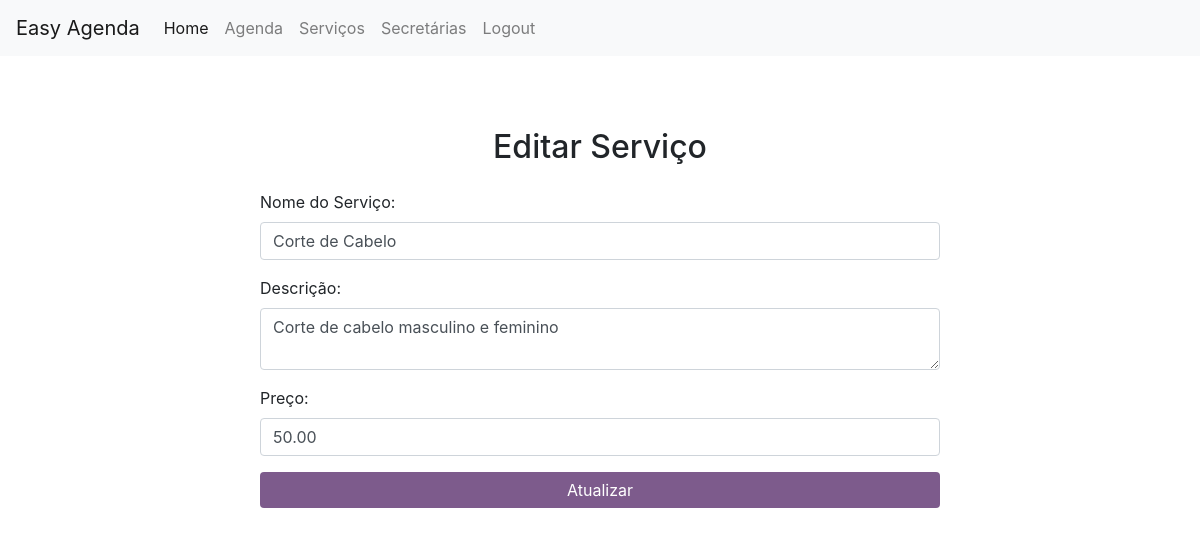
The page /index.php?controller=servicos&action=edit&id=1 (signed in) on the database its author committed.
### tables this page shows
CREATE TABLE `servicos` (
  `id` int(11) NOT NULL AUTO_INCREMENT,
  `nome_servico` varchar(100) NOT NULL,
  `descricao` text DEFAULT NULL,
  `preco` decimal(10,2) NOT NULL,
  PRIMARY KEY (`id`)
);

### index.php (called while the page is built, shortened)
<?php
require_once './app/controllers/ServicosController.php';
$controller = isset($_GET['controller']) ? $_GET['controller'] : 'login';
$action = isset($_GET['action']) ? $_GET['action'] : 'index';
switch ($controller) {
    case 'servicos':
        $controller = new ServicosController();
        break;
}
$controller->{$action}();
?>

### config/database.php (called while the page is built, shortened)
<?php
class Database {
    private $host = "localhost";
    private $user = "root";
    private $password = "";
    private $dbname ="bancoagendasalaoo";
    public function connect() {
        $this->conn = null;
        try {
            $this->conn = new PDO("mysql:host=" . $this->host . ";dbname=" . $this->dbname, $this->user, $this->password);
            $this->conn->setAttribute(PDO::ATTR_ERRMODE, PDO::ERRMODE_EXCEPTION);
        } catch(PDOException $exception) {
            echo "Erro de conexão: " . $exception->getMessage();
        }
        return $this->conn;
    }
}
?>

### app/models/Servico.php (called while the page is built, shortened)
<?php
class Servico {
    private $conn;
    private $table = 'servicos';
    public $id;
    public function __construct($db) {
        $this->conn = $db;
    }
    public function read() {
        $query = "SELECT * FROM " . $this->table;
        if ($this->id) {
            $query .= " WHERE id = :id";
        }
        $stmt = $this->conn->prepare($query);
        if ($this->id) {
        $stmt->bindParam(':id', $this->id);
        }
        $stmt->execute();
        return $stmt;
    }
}
?>

### app/views/servicos/edit.php (the view, shortened to what this page needs)
<?php include 'app/views/header.php'; ?>
<div class="container mt-5">
    <div class="row justify-content-center">
        <div class="col-md-8">
            <h2 class="text-center my-4">Editar Serviço</h2>
            <div class="container">
                <form method="POST" action="index.php?controller=servicos&action=edit">
                    <div class="form-group">
                        <label for="nome_servico">Nome do Serviço:</label>
                        <input type="text" class="form-control" id="nome_servico" name="nome_servico" value="<?php echo htmlspecialchars($row['nome_servico']); ?>" required>
                    </div>
                    <div class="form-group">
                        <label for="descricao">Descrição:</label>
                        <textarea class="form-control" id="descricao" name="descricao" required><?php echo htmlspecialchars($row['descricao']); ?></textarea>
                    </div>
                    <div class="form-group">
                        <label for="preco">Preço:</label>
                        <input type="number" class="form-control" id="preco" name="preco" step="0.01" value="<?php echo htmlspecialchars($row['preco']); ?>" required>
                    </div>
                    <button type="submit" class="btn btn-primary btn-block" name="salvar" style="background-color: #7d5b8c; color: white; border: none;">Atualizar</button>
                </form>
            </div>
        </div>
    </div>
</div>
<?php include 'app/views/footer.php'; ?>

### rows shown on the page
servicos: nome_servico "Corte de Cabelo", descricao "Corte de cabelo masculino e feminino", preco "50.00"
